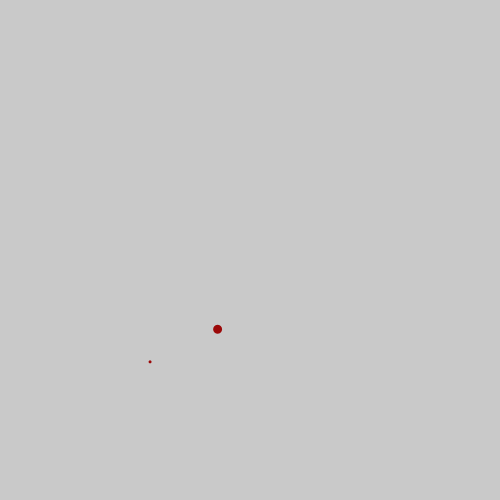
Frame 1 (no input)
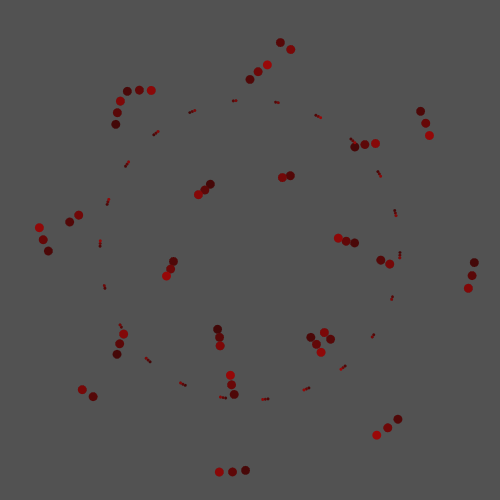
Frame 60 (the mouse pressed at the canvas centre just before this capture)
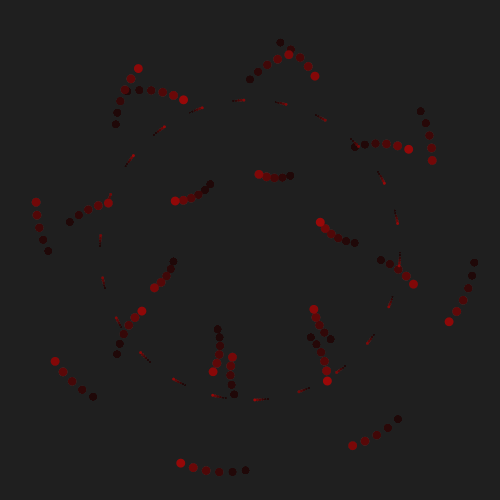
Frame 120 (the mouse held since frame 60 and released just before this capture)

The Processing sketch that drew these frames (run headless with seeded random() and noise(); from frame 60 on, the mouse is pressed at the canvas centre):

// Processing sketch: processing_90180
// ── processing_90180.pde

float angle = 0.30; 
float speed = 2.0; 
float radius = 150.0; 
float sx = 8.0;
float sy = 8.0;
void setup() {
size(500, 500);
noStroke();
smooth();
}
void draw() {
fill(0, 4);
rect(0, 0, width, height);
angle += speed; 
float sinval = sin(angle);
float cosval = cos(angle);

float x = 250 + (cosval * radius);
float y = 250 + (sinval * radius);
fill(155,8,8);
ellipse(x, y, 3, 3); 

float x2 = x + cos(angle * sx) * radius/2;
float y2 = y + sin(angle * sy) * radius/2;
ellipse(x2, y2, 9, 9); 
}
